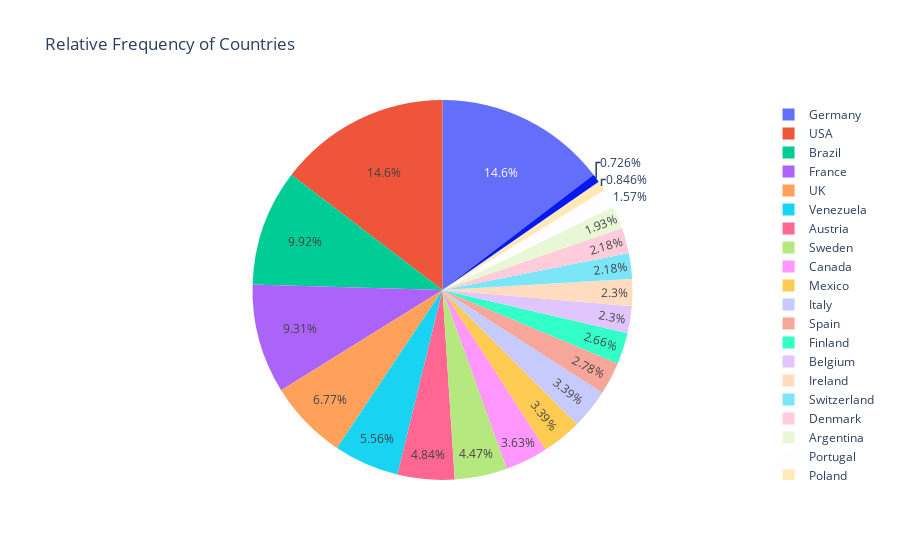

The cell this chart's notebook holds for it:
### Code cell
px.pie(data_frame=order,names='country',title="Relative Frequency of Countries")

### Figure 1 — Plotly figure (JSON) as saved in the notebook; plotly's stock layout.template omitted (floating-point values rounded to 4 significant figures; data arrays with more than 128 entries replaced by an {"elided": "..."} marker saying what was removed)
{"data": [{"domain": {"x": [0, 1], "y": [0, 1]}, "hovertemplate": "country=%{label}<extra></extra>", "labels": {"elided": "827 str values"}, "legendgroup": "", "name": "", "showlegend": true, "type": "pie"}], "layout": {"legend": {"tracegroupgap": 0}, "title": {"text": "Relative Frequency of Countries"}}}
